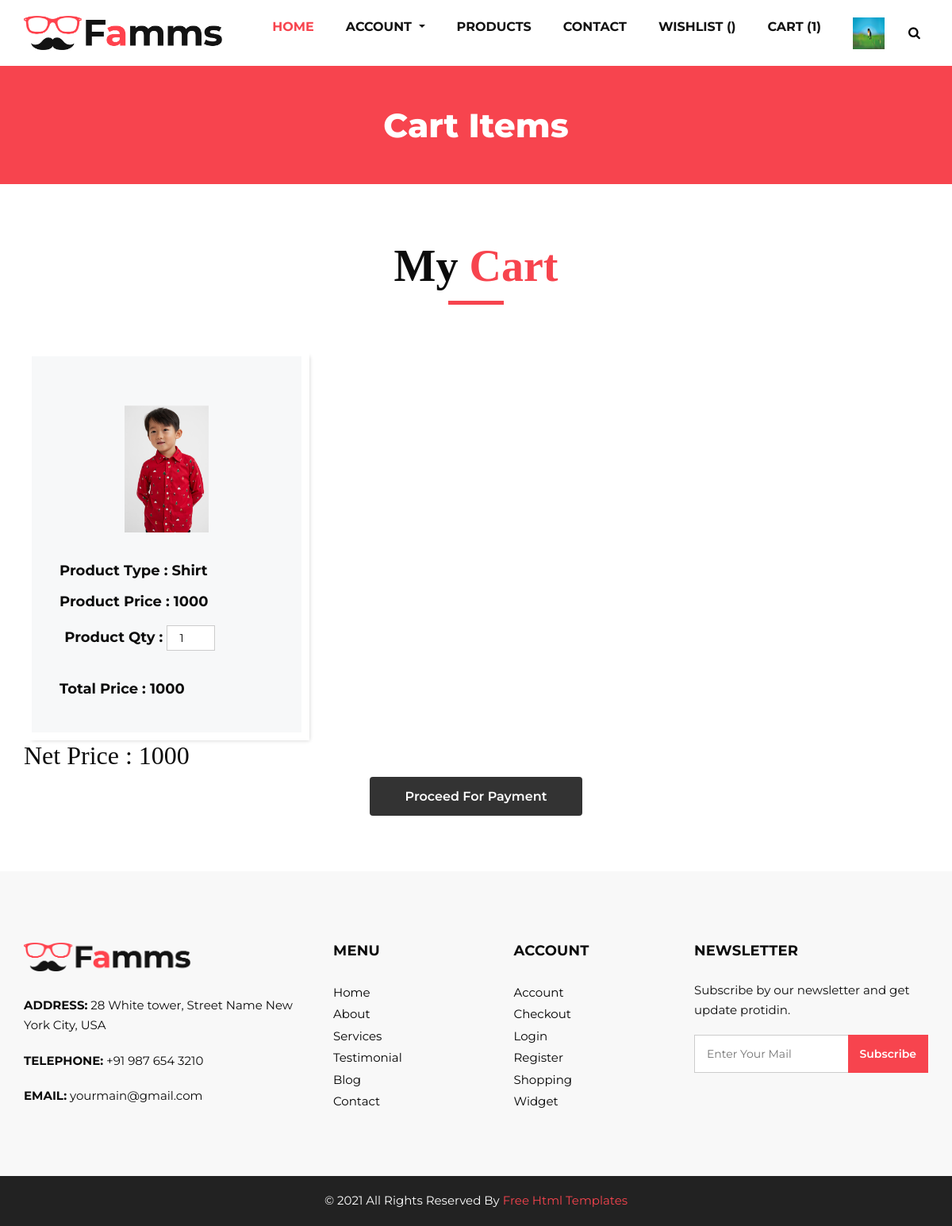
The page /cart/ (signed in) on the database its author committed.
### myapp/models.py (models this page shows, shortened)
class Cart(models.Model):
	product=models.ForeignKey(Product,on_delete=models.CASCADE)
	user=models.ForeignKey(User,on_delete=models.CASCADE)
	date=models.DateTimeField(default=timezone.now)
	product_qty=models.PositiveIntegerField(default=1)
	product_price=models.PositiveIntegerField()
	total_price=models.PositiveIntegerField()
	payment_status=models.CharField(max_length=100,default='pending')

class Product(models.Model):
	CHOICES1=(
			("men","men"),
			("women","women"),
			("kids","kids"),
		)
	CHOICES2=(
			("s","s"),
			("m","m"),
			("l","l"),
			("xl","xl"),
		)
	seller=models.ForeignKey(User,on_delete=models.CASCADE)
	product_category=models.CharField(max_length=100,choices=CHOICES1)
	product_type=models.CharField(max_length=100)
	product_size=models.CharField(max_length=100,choices=CHOICES2)
	product_price=models.PositiveSmallIntegerField()
	product_desc=models.TextField()
	product_image=models.ImageField(upload_to="product_image/")

### myapp/views.py (the view)
# urls.py: path('cart/',views.cart,name='cart'),
def cart(request):
	net_price=0
	user=User.objects.get(email=request.session['email'])
	carts=Cart.objects.filter(user=user,payment_status="pending")
	for i in carts:
		net_price=net_price+i.total_price
	request.session['cart_count']=len(carts)
	return render(request,'cart.html',{'carts':carts,'net_price':net_price})

### myapp/templates/cart.html (shortened to what this page needs)
{% extends 'header.html' %}
{% load static %}
{% block content %}
<!DOCTYPE html>
<html>
   <head>
   </head>
   <body class="sub_page">
      <section class="inner_page_head">
         <div class="container_fuild">
            <div class="row">
               <div class="col-md-12">
                  <div class="full">
                     <h3>Cart Items</h3>
                  </div>
               </div>
            </div>
         </div>
      </section>
      <section class="product_section layout_padding">
         <div class="container">
            <div class="heading_container heading_center">
               {% if carts %}
               <h2>
                  My <span>Cart</span>
               </h2>
            </div>
            <div class="row">
               {% for i in carts %}
               <div class="col-sm-6 col-md-4 col-lg-4">
                  <div class="box">
                     <div class="img-box">
                        <img src="{{i.product.product_image.url}}"  alt="">
                     </div>
                     <div class="detail-box">
                        <h5>
                           Product Type : {{i.product.product_type}}
                        </h5>
                     </div>
                     <div class="detail-box">
                        <h5>
                           Product Price : {{i.product_price}}
                        </h5>
                     </div>
                     <div class="detail-box">
                        <h5>
                           <form method="POST" action="{% url 'change_qty' %}">
                              Product Qty : <input type="number" name="product_qty" value="{{i.product_qty}}" min="1" max="10" style="width:30%;height: 10px;"
                              onchange="this.form.submit();">
                           </form>
                        </h5>
                     </div>
                     <div class="detail-box">
                        <h5>
                           Total Price : {{i.total_price}}
                        </h5>
                     </div>
                  </div>
               </div>
               {% endfor %}
            </div>
            <h2>Net Price : {{net_price}}</h2>
            <form name="payment" method="post" action="{% url 'payment' %}">
               <input type="submit" value="Proceed For Payment" class="btn btn-primary">
            </form>
         </div>
      </section>
      {% else %}
      <h2>
         No items in <span>Cart</span>
      </h2>
      {% endif %}
   </body>
</html>
{% endblock %}

### myapp/static/css/style.css (style rules this page uses)
* { box-sizing: border-box; }
body { font-family: 'Montserrat', sans-serif; color: #0c0c0c; background-color: #ffffff; overflow-x: hidden; }
.layout_padding { padding: 70px 0; }
h1, h2 { font-family: 'Playfair Display', serif; }
.heading_container { display: -webkit-box; display: -ms-flexbox; display: flex; -webkit-box-orient: vertical; -webkit-box-direction: normal; -ms-flex-direction: column; flex-direction: column; -webkit-box-align: start; -ms-flex-align: start; align-items: flex-start; }
.heading_container h2 { position: relative; margin-bottom: 0; font-size: 3.5rem; font-weight: bold; }
.heading_container h2::after { content: ""; display: block; width: 70px; height: 5px; background: #f7444e; margin: 10px auto 10px; }
.heading_container h2 span { color: #f7444e; }
.heading_container.heading_center { -webkit-box-align: center; -ms-flex-align: center; align-items: center; text-align: center; }
.btn, .btn:focus { outline: none !important; -webkit-box-shadow: none; box-shadow: none; }
.product_section .heading_container { margin-bottom: 20px; }
.product_section .box { position: relative; margin-top: 25px; padding: 35px 35px; background-color: #f7f8f9; -webkit-transition: all .3s; transition: all .3s; overflow: hidden; box-shadow: 5px 5px 5px -5px rgba(0,0,0,.2); border: solid #fff 10px; }
.product_section .box .img-box { display: -webkit-box; display: -ms-flexbox; display: flex; -webkit-box-pack: center; -ms-flex-pack: center; justify-content: center; -webkit-box-align: center; -ms-flex-align: center; align-items: center; height: 215px; }
.product_section .box .img-box img { max-width: 100%; max-height: 160px; -webkit-transition: all .3s; transition: all .3s; }
.product_section .box .detail-box { text-align: center; display: -webkit-box; display: -ms-flexbox; display: flex; -webkit-box-pack: justify; -ms-flex-pack: justify; justify-content: space-between; }
.product_section .box .detail-box h5 { font-size: 18px; margin-top: 10px; }
.detail-box h5 { font-size: 21px; font-weight: 700; }
.inner_page_head { background: #f7444e; text-align: center; color: #fff; padding-top: 50px; padding-bottom: 40px; }
.inner_page_head h3 { font-size: 42px; font-weight: 800; }
form input,select { background: #fff; border: solid #ccc 1px; padding: 15px 15px; width: 100%; font-size: 14px; margin-bottom: 20px; text-transform: capitalize; line-height: normal; }
form input[type="submit"] { border: none; padding: 15px 45px; width: auto; font-size: 16px; text-transform: capitalize; line-height: normal; margin: 0 auto; display: flex; background: #333; color: #fff; font-weight: 600; transition: ease all 0.1s; }

### myapp/static/css/responsive.css (style rules this page uses)
@media (min-width: 1200px) { .container { max-width: 1170px; } }

### rows shown on the page
Cart: product.product_image (picture), product.product_type "Shirt", product_price "1000", product_qty "1", total_price "1000"

### other values the page prints
{{ request.session.cart_count }} "1"
{{ net_price }} "1000"
